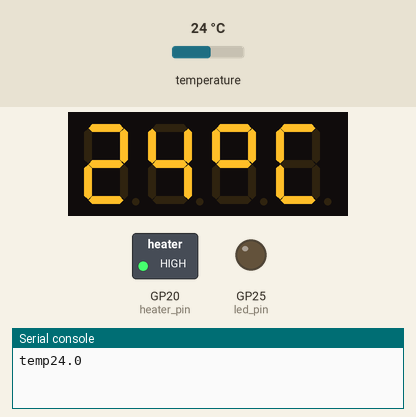
Simulated run of this program. Board: Raspberry Pi Pico running MicroPython. Shown: 4-digit seven-segment display, switched loads named in the program (green lamp = pin HIGH), output pins drawn as LEDs (lit = HIGH), the last lines printed to the serial console. Inputs (shaded band) come from the test bench; at power-on: temperature 24 °C. Library files of the repository ran but are not shown: tm1637.py; pins used as bus, display or sensor lines are not drawn.

Above: at 1.2 s.
1.3 s: temperature set to 12 °C
At 3.9 s:
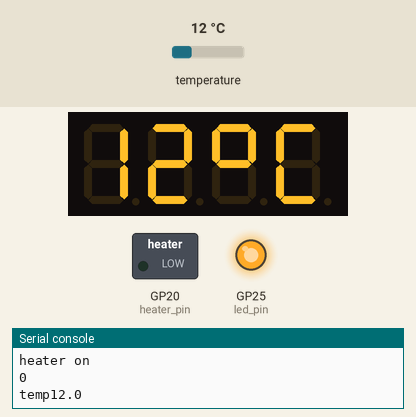
5.0 s: temperature set to 19 °C
At 7.4 s:
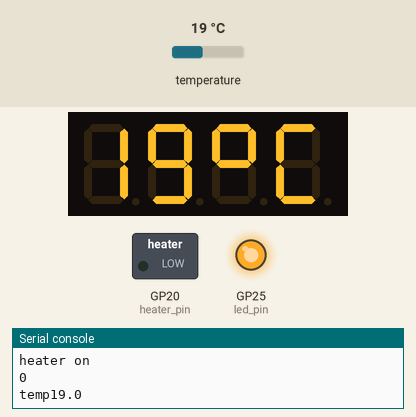
8.6 s: temperature set to 28 °C
At 13.3 s:
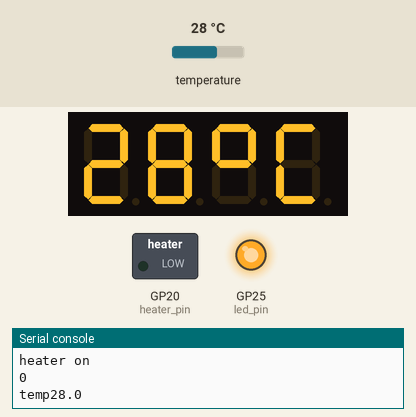
Timing chart, 0 to 14.8 s (numbered marks = the images above; inputs shaded):
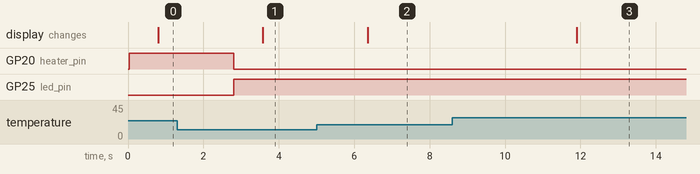

Measured:
- after the input at 1.3 s, the display: changes after 2.3 s (image 1)
- after the input at 5.0 s, the display: changes after 1.4 s (image 2)
- after the input at 8.6 s, the display: changes after 3.3 s (image 3)

The program:

main.py
```python
"""


tm1637:
CLK -> 16
DIO -> 17

ds18x20:
DAT -> 18
"""


import tm1637, onewire, ds18x20, time
from machine import Pin
from utime import sleep

TARGET_TEMP = 60

mydisplay = tm1637.TM1637(clk=Pin(16), dio=Pin(17))

heater_pin = machine.Pin(20, Pin.OUT)
led_pin = machine.Pin(25, Pin.OUT)

ds_pin = machine.Pin(18)
ds_sensor = ds18x20.DS18X20(onewire.OneWire(ds_pin))

roms = ds_sensor.scan()

led_pin.value(0)

#counter intuitive - 1 opens the relay and turns off the heater
heater_pin.value(1)
heater_status = 0

while True:
    ds_sensor.convert_temp()
    time.sleep_ms(750)
    for rom in roms:
        tem = ds_sensor.read_temp(rom)
        print("temp" + str(tem))
        mydisplay.temperature(round(tem))
        time.sleep(2)


    #turn on
        if tem < (TARGET_TEMP - 2):
            heater_pin.value(0)
            print("heater on")
            led_pin.value(1)
            heater_status = 1


        #turn off
        elif tem > (TARGET_TEMP) :
            heater_pin.value(1)
            print("heater off")
            led_pin.value(0)
            heater_status = 0

        print(heater_pin.value())
```
